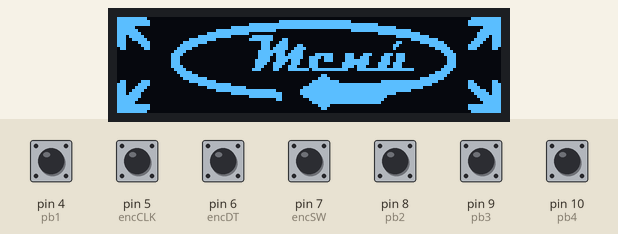
The sketch below on a simulated Arduino Leonardo, built with avr-gcc and run on an emulated ATmega32U4. Shown: 128×32 one-colour display. Inputs (shaded band) come from the test bench; at power-on: pin 4 (pb1), pin 5 (encCLK), pin 6 (encDT), pin 7 (encSW), pin 8 (pb2), pin 9 (pb3), pin 10 (pb4) HIGH. The display library's start-up logo is not drawn; USB keyboard and mouse output is not drawn; what the sketch prints to the serial monitor is not drawn.

Above: at 3.2 s.
3.3 s: pin 7 (encSW) pulled LOW for 0.15 s
At 4.6 s:
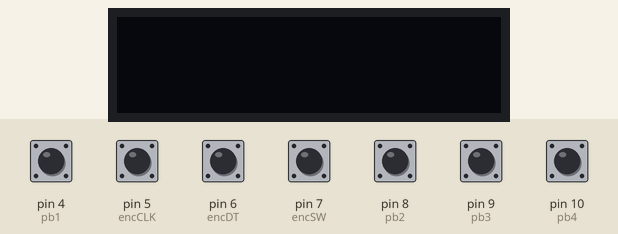
4.9 s: pin 7 (encSW) pulled LOW for 1 s
At 6.4 s:
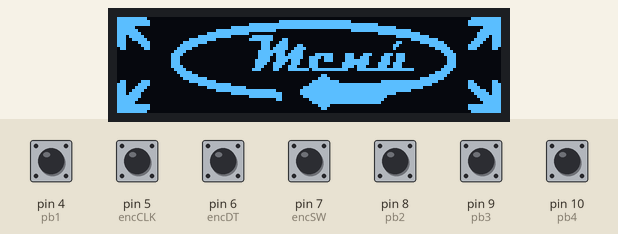
Timing chart, 0 to 7.9 s (numbered marks = the images above; inputs shaded):
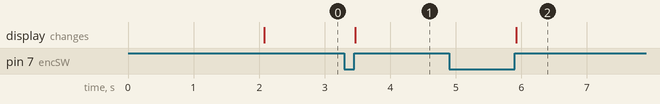

The sketch:

encoder_control.ino
```cpp
#include "Keyboard.h"
#include "Mouse.h"

#include <Wire.h>
#include <Adafruit_GFX.h>
#include <Adafruit_SSD1306.h>


#define SCREEN_WIDTH 128 // OLED display width, in pixels
#define SCREEN_HEIGHT 32 // OLED display height, in pixels
#define OLED_RESET     -1 // Reset pin # (or -1 if sharing Arduino reset pin)
#define SCREEN_ADDRESS 0x3C ///< See datasheet for Address; 0x3D for 128x64, 0x3C for 128x32
Adafruit_SSD1306 display(SCREEN_WIDTH, SCREEN_HEIGHT, &Wire, OLED_RESET);

const unsigned char menu_bmp [] PROGMEM = {
  // 'Menu, 128x32px
  0x00, 0x3f, 0xff, 0xff, 0xff, 0xff, 0xff, 0xff, 0xff, 0xff, 0xff, 0xff, 0xff, 0xff, 0xfc, 0x00,
  0x00, 0x1f, 0xff, 0xff, 0xff, 0xff, 0xfc, 0x00, 0x00, 0x03, 0xff, 0xff, 0xff, 0xff, 0xf8, 0x00,
  0x00, 0x1f, 0xff, 0xff, 0xff, 0xf0, 0x00, 0x00, 0x00, 0x00, 0x01, 0xff, 0xff, 0xff, 0xf8, 0x00,
  0x03, 0xff, 0xff, 0xff, 0xfc, 0x00, 0x00, 0x00, 0x00, 0x00, 0x00, 0x07, 0xff, 0xff, 0xff, 0xc0,
  0x01, 0xff, 0xff, 0xff, 0x80, 0x00, 0x07, 0xff, 0xff, 0xfc, 0x00, 0x00, 0x3f, 0xff, 0xff, 0x80,
  0x00, 0xff, 0xff, 0xfc, 0x00, 0x0f, 0xff, 0xff, 0xff, 0xff, 0xfe, 0x00, 0x07, 0xff, 0xff, 0x00,
  0x10, 0x7f, 0xff, 0xe0, 0x03, 0xf8, 0x0f, 0xff, 0xff, 0xff, 0xff, 0xf8, 0x00, 0xff, 0xff, 0x08,
  0x18, 0x3f, 0xff, 0x00, 0x7f, 0xf0, 0x0e, 0x7f, 0xff, 0xff, 0xff, 0xff, 0xc0, 0x1f, 0xfe, 0x18,
  0x1e, 0x1f, 0xfc, 0x03, 0xff, 0xff, 0x1c, 0x7f, 0xff, 0xff, 0xff, 0xf9, 0xf8, 0x07, 0xfc, 0x38,
  0x1f, 0x1f, 0xf8, 0x1f, 0xff, 0xff, 0x18, 0x73, 0xff, 0xff, 0xff, 0xf3, 0xff, 0x03, 0xf8, 0x78,
  0x9f, 0x9f, 0xf0, 0x7f, 0xff, 0xff, 0x10, 0x61, 0xff, 0xff, 0xff, 0xf7, 0xff, 0xc1, 0xf8, 0xf9,
  0xff, 0xff, 0xe1, 0xff, 0xff, 0xfe, 0x00, 0xc3, 0xff, 0xff, 0xff, 0xff, 0xff, 0xf0, 0xff, 0xff,
  0xff, 0xff, 0xc3, 0xff, 0xff, 0xfe, 0x08, 0x83, 0xc0, 0xf1, 0xc7, 0x88, 0xff, 0xf8, 0x7f, 0xff,
  0xff, 0xff, 0xc7, 0xff, 0xff, 0xfe, 0x18, 0x03, 0x08, 0xf1, 0x8f, 0x18, 0xff, 0xfc, 0x7f, 0xff,
  0xff, 0xff, 0xc7, 0xff, 0xff, 0xfc, 0x18, 0x47, 0x18, 0xf0, 0x0f, 0x18, 0xff, 0xfc, 0x7f, 0xff,
  0xff, 0xff, 0xc7, 0xff, 0xff, 0xfc, 0x30, 0xc7, 0x1f, 0xe0, 0x0e, 0x11, 0xff, 0xfc, 0x7f, 0xff,
  0xff, 0xff, 0xc3, 0xff, 0xff, 0xfc, 0x71, 0x8f, 0x1f, 0xe1, 0x1e, 0x31, 0xff, 0xf8, 0x7f, 0xff,
  0xff, 0xff, 0xe1, 0xff, 0xff, 0xf8, 0xf3, 0x80, 0x80, 0x07, 0x00, 0x00, 0x1f, 0xf0, 0xff, 0xff,
  0xff, 0xff, 0xf0, 0x7f, 0xff, 0xff, 0xff, 0xff, 0xff, 0xff, 0xff, 0xff, 0xff, 0xc1, 0xff, 0xff,
  0xff, 0xff, 0xf8, 0x1f, 0xff, 0xff, 0xff, 0xff, 0xf3, 0xff, 0xff, 0xff, 0xff, 0x03, 0xff, 0xff,
  0xff, 0xff, 0xfc, 0x03, 0xff, 0xff, 0xff, 0xff, 0xe1, 0xff, 0xff, 0xff, 0xf8, 0x07, 0xff, 0xff,
  0x9f, 0x1f, 0xff, 0x00, 0x7f, 0xff, 0xff, 0xff, 0x80, 0x3f, 0xff, 0x00, 0x00, 0x1f, 0xf9, 0xf9,
  0x1e, 0x1f, 0xff, 0xe0, 0x03, 0xff, 0xff, 0xff, 0x00, 0x00, 0x00, 0x00, 0x00, 0x7f, 0xf8, 0xf8,
  0x1c, 0x3f, 0xff, 0xfc, 0x00, 0x1f, 0xff, 0xfc, 0x00, 0x00, 0x00, 0x00, 0x03, 0xff, 0xf8, 0x78,
  0x18, 0x7f, 0xff, 0xff, 0x80, 0x00, 0x07, 0xf8, 0x00, 0x00, 0x00, 0x00, 0x3f, 0xff, 0xfc, 0x18,
  0x10, 0xff, 0xff, 0xff, 0xfc, 0x00, 0x01, 0xf8, 0x00, 0x00, 0x00, 0x07, 0xff, 0xff, 0xfe, 0x08,
  0x00, 0xff, 0xff, 0xff, 0xff, 0xf0, 0x01, 0xfc, 0x00, 0x00, 0x00, 0x3f, 0xff, 0xff, 0xff, 0x00,
  0x01, 0xff, 0xff, 0xff, 0xff, 0xff, 0xf9, 0xff, 0x00, 0x00, 0x00, 0x7f, 0xff, 0xff, 0xff, 0x80,
  0x03, 0xff, 0xff, 0xff, 0xff, 0xff, 0xff, 0xff, 0x80, 0x00, 0x00, 0xff, 0xff, 0xff, 0xff, 0xc0,
  0x00, 0x1f, 0xff, 0xff, 0xff, 0xff, 0xff, 0xff, 0xe1, 0xff, 0xff, 0xff, 0xff, 0xff, 0xf8, 0x00,
  0x00, 0x1f, 0xff, 0xff, 0xff, 0xff, 0xff, 0xff, 0xf3, 0xff, 0xff, 0xff, 0xff, 0xff, 0xf8, 0x00,
  0x00, 0x3f, 0xff, 0xff, 0xff, 0xff, 0xff, 0xff, 0xff, 0xff, 0xff, 0xff, 0xff, 0xff, 0xfc, 0x00
};


#define encCLK  5
#define encDT  6
#define encSW  7

#define pb1 4
#define pb2 8
#define pb3 9
#define pb4 10


short int  flag = 0;
bool menu_flag = true;

bool oldencCLK;
bool oldencDT;


void drawbitmap(int num_fig);

void encoderButtonPressed();
void detect_encoder_mov();
bool detect_dir(bool *der, bool *izq);
void mueve_encoder(bool mov);

void pressBoton1();
void pressBoton2();
void pressBoton3();
void pressBoton4();

void setup()
{
  Serial.begin (9600);
  Keyboard.begin();
  Mouse.begin();

  // Iniciar pantalla OLED en la dirección 0x3C
  if(!display.begin(SSD1306_SWITCHCAPVCC, SCREEN_ADDRESS)) {
    Serial.println(F("SSD1306 allocation failed"));
    for(;;); // Don't proceed, loop forever
  }
  else
    Serial.println("Pantalla iniciada");

  // Show initial display buffer contents on the screen --
  // the library initializes this with an Adafruit splash screen.
  display.display();
  delay(2000); // Pause for 2 seconds

  // Limpir buffer
  display.clearDisplay();
  display.display();

  pinMode (encCLK, INPUT);
  pinMode (encDT, INPUT);
  pinMode (encSW, INPUT_PULLUP);

  pinMode (pb1, INPUT_PULLUP);
  pinMode (pb2, INPUT_PULLUP);
  pinMode (pb3, INPUT_PULLUP);
  pinMode (pb4, INPUT_PULLUP);

  oldencCLK = digitalRead (encCLK);
  oldencDT = digitalRead (encDT);
}


void encoderButtonPressed()
{

  Serial.println("presionado");
  //Keyboard.print("Hello!");
  if(menu_flag == true)
  {
    drawbitmap(0);
    menu_flag = false;
  }
  else
  {
    display.invertDisplay(false);
    display.clearDisplay();
    display.display();
    menu_flag = true;
  }
}

bool old_encoderbutton = LOW;
bool old_pb1 = LOW;
bool old_pb2 = LOW;
bool old_pb3 = LOW;
bool old_pb4 = LOW;


void loop()
{

  //attachInterrupt(digitalPinToInterrupt(encSW),encoderButtonPressed,FALLING);
  bool new_enoderbutton = digitalRead(encSW);
  bool new_pb1 = digitalRead(pb1);
  bool new_pb2 = digitalRead(pb2);
  bool new_pb3 = digitalRead(pb3);
  bool new_pb4 = digitalRead(pb4);

  detect_encoder_mov();

  if(new_enoderbutton == HIGH && new_enoderbutton != old_encoderbutton)
    encoderButtonPressed();
  old_encoderbutton = new_enoderbutton;

  if(new_pb1 == HIGH && new_pb1 != old_pb1)
    pressBoton1();
  old_pb1 = new_pb1;

  if(new_pb2 == HIGH && new_pb2 != old_pb2)
    pressBoton2();
  old_pb2 = new_pb2;

  if(new_pb3 == HIGH && new_pb3 != old_pb3)
    pressBoton3();
  old_pb3 = new_pb3;

  if(new_pb4 == HIGH && new_pb4 != old_pb4)
    pressBoton4();
  old_pb4 = new_pb4;
}

void detect_encoder_mov()
{
  bool der = LOW, izq =LOW;
  if (detect_dir(&der, &izq) == true)
  {
     if(flag % 2 == 0)
     {
       mueve_encoder(der);
       flag = 0;
     }
     flag++;
  }
}

void mueve_encoder(bool mov)
{
  if(mov == HIGH)
  {
    //Serial.println("izquierda");

    Mouse.move(-10, 0);
  }
  else
  {
    //Serial.println("derecha");
    Mouse.move(10, 0);
  }
}


bool detect_dir(bool *der, bool *izq)
{
 bool newencCLK;
 bool newencDT;
 bool mov;

 if(oldencCLK == LOW && oldencDT == LOW)
 {
    newencDT = digitalRead (encDT);
    newencCLK = digitalRead (encCLK);
    mov = newencDT;
 }
 else
 {
    newencCLK = digitalRead (encCLK);
    newencDT = digitalRead (encDT);
    mov = newencCLK;
 }

 if(oldencCLK == newencCLK && oldencDT == newencDT)
  return false;

 *der = mov;
 oldencCLK = newencCLK;
 oldencDT = newencDT;
 return true;
}


void pressBoton1()
{
  Serial.println("botn1");
}


void pressBoton2()
{
  Serial.println("botn2");

}


void pressBoton3()
{
  Serial.println("botn3");

}


void pressBoton4()
{
  Serial.println("botn4");

}


void drawbitmap(int num_fig)
{

  display.clearDisplay();
  display.invertDisplay(true);
  if(num_fig == 0)
    display.drawBitmap(0, 0, menu_bmp, 128, 32, 1);
  display.display();
  delay(1000);
}
```

Measured:
- after the input at 3.3 s, the display: changes after 0.16 s (image 1)
- after the input at 4.9 s, the display: changes after 1.0 s (image 2)
